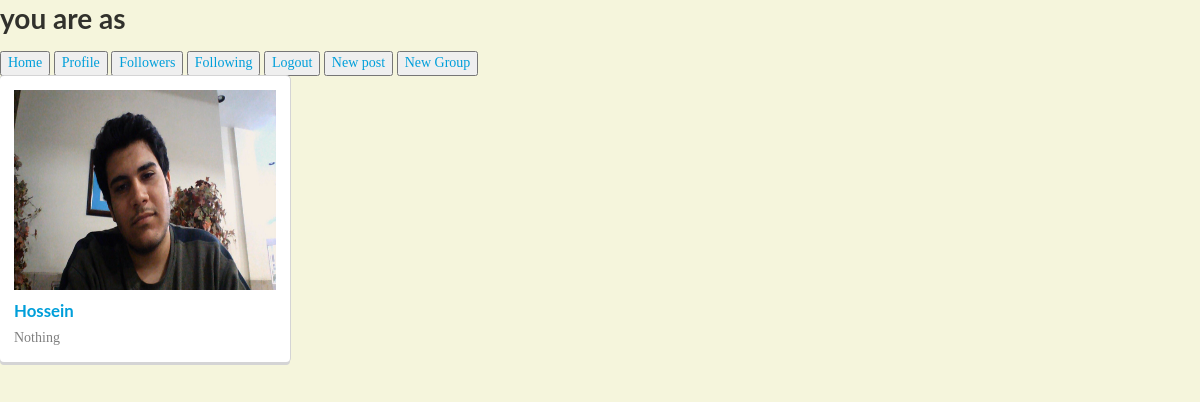
The app's page /followers (signed in) with its own data.
### xnote_base/models.py (models this page shows, shortened)
class SuperConductor(models.Model):
    real_name = models.CharField(max_length=100, default='Unknown')
    description = models.CharField(max_length=1000, default='Nothing')
    real_type = models.ForeignKey(ContentType)
    url_name = models.CharField(max_length=100, null=True, blank=True)
    is_formal = models.BooleanField(default=False)
    profile_image = models.ImageField(upload_to=PROFILE_IMAGES_PATH, null=True, blank=True)

class Person(SuperConductor):
    user = models.OneToOneField(User, related_name='person')
    national_id = models.CharField(max_length=100, null=True, blank=True)
    sharif_mail_address = models.EmailField(null=True, blank=True)
    interested_tags = models.ManyToManyField(Tag, blank=True)
    follows = models.ManyToManyField(SuperConductor, through='Follow', related_name='followers')

class SuperConductor(models.Model):
    real_name = models.CharField(max_length=100, default='Unknown')
    description = models.CharField(max_length=1000, default='Nothing')
    real_type = models.ForeignKey(ContentType)
    url_name = models.CharField(max_length=100, null=True, blank=True)
    is_formal = models.BooleanField(default=False)
    profile_image = models.ImageField(upload_to=PROFILE_IMAGES_PATH, null=True, blank=True)

### xnote_base/views.py (the view)
# urls.py: url(r'^followers$', views.followers_page, name='followers_page'),
@login_required
def followers_page(request):
    person = request.user.person
    follower_list = Person.objects.filter(following_follow_obj__followed=person)
    if 'platform' in request.GET and request.GET['platform'] == 'android':
        return JsonResponse({
            'user': request.user.first_name + ' ' + request.user.last_name,
            'follower_list': serializers.serialize('json', follower_list)
        })
    else:
        return render(request, 'xnote_base/followers_page.html', {
            'user': request.user,
            'follower_list': follower_list,
        })

### templates/xnote_base/followers_page.html (shortened to what this page needs)
{% extends 'xnote_base/user_super_page.html' %}
{% load static %}
{% block add_css_and_js %}
    <link type="text/css" rel="stylesheet" href="{% static 'styles/followers_page.css' %}"/>
{% endblock %}
{% block body %}
    {% for follower in follower_list %}
        <div class="ui cards" id="suggestion{{ forloop.counter }}">
            <div class="card">
                <div class="content">
                    <img class="left floated mini ui image"
                         src="{{ follower.profile_image.url }}">
                    <div class="header">
                        <a href="{% url 'xnote_base:view_page' name=follower.url_name %}">
                            {{ follower.real_name }}
                        </a>
                    </div>
                    <div class="description">
                        {{ follower.description }}
                    </div>
                </div>
            </div>
        </div>
    {% endfor %}
{% endblock %}

### xnote_base/static/styles/followers_page.css (style rules this page uses)
body { font-family: "cursive"; background-color: beige; overflow-y: scroll; }
.image { width: 100% !important; height: 200px !important; }

### records on screen
Person: profile_image (picture), real_name "Hossein", description "Nothing"
